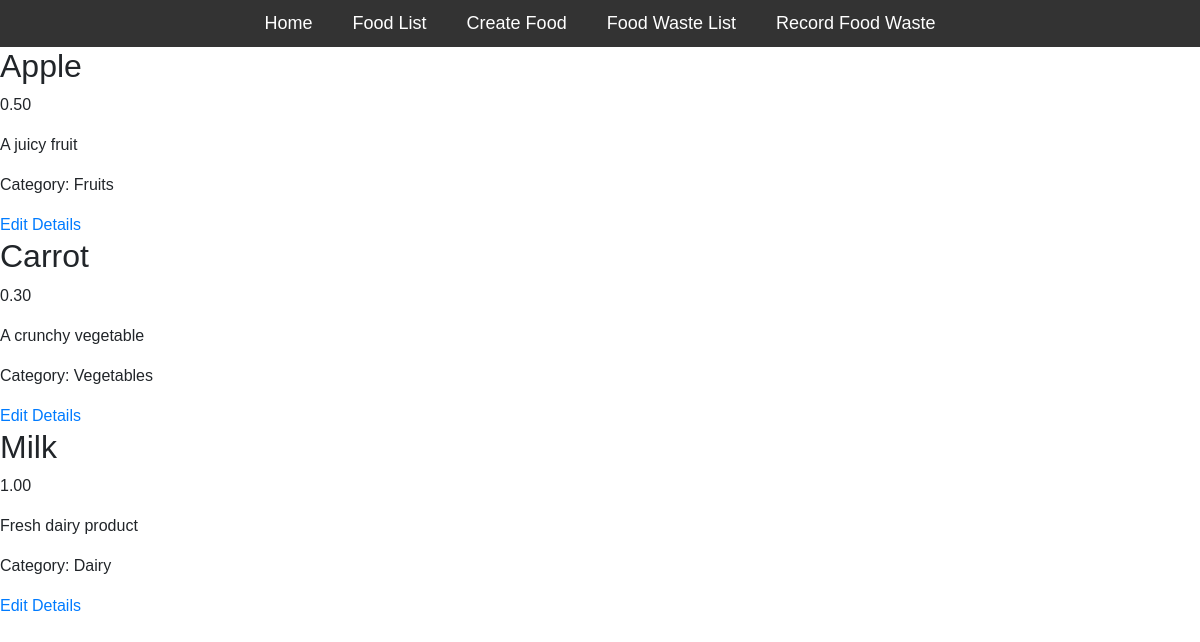
Screenshot of /food/ with the database file from the repository.
### myapp/models.py (models this page shows, shortened)
class Food(models.Model):
    name = models.CharField(max_length=200)
    category = models.ForeignKey(FoodCategory, on_delete=models.CASCADE)
    amount = models.DecimalField(max_digits=5, decimal_places=2)
    description = models.TextField()

class FoodCategory(models.Model):
    name = models.CharField(max_length=100)
    def __str__(self):
        return self.name

### myapp/views.py (the view)
# urls.py: path('food/', views.food_list, name='food_list'),
def food_list(request):
    foods = Food.objects.all()
    return render(request, 'myapp/food_list.html', {'foods': foods})

### myapp/templates/myapp/food_list.html
{% extends 'myapp/navbar.html' %}
{% block content %}
{% for food in foods %}
<h2>{{ food.name }}</h2>
<p>{{food.amount }}</p>
<p>{{ food.description }}</p>
<p>Category: {{ food.category }}</p>
<a href="{% url 'food_update' food.pk %}">Edit</a>
<a href="{% url 'food_detail' food.pk %}">Details</a>
{% endfor %}
{% endblock content %}

### myapp/templates/myapp/navbar.html (shortened to what this page needs)
{% load static %}
<!DOCTYPE html>
<html lang="en">
  <head>
    <link rel="stylesheet" href="https://cdn.jsdelivr.net/npm/bootstrap@4.3.1/dist/css/bootstrap.min.css"/>
    <link href="{% static 'css/main.css' %}" rel="stylesheet" type="text/css"/>
    <link
    href="http://cdnjs.cloudflare.com/ajax/libs/font-awesome/4.3.0/css/font-awesome.css"
    rel="stylesheet"  type='text/css'>
  </head>
  <body>
    <nav>
        <ul>
            <li><a href="{% url 'home' %}">Home</a></li>
            <li><a href="{% url 'food_list' %}">Food List</a></li>
            <li><a href="{% url 'food_create' %}">Create Food</a></li>
            <li><a href="{% url 'foodwaste_list' %}">Food Waste List</a></li>
            <li><a href="{% url 'foodwaste_create' %}">Record Food Waste</a></li>
        </ul>
    </nav>
    {% block content %}
    {% endblock content %}
  </body>
</html>

### static/css/main.css (style rules this page uses)
body { height: 100%; margin: 0; font-family: Arial, Helvetica, sans-serif; }
ul { padding: 0; list-style-type: none; }
.social-links ul, li { list-style-type: none; display: inline-block; }
body { margin: 0; padding: 0; }
nav { background-color: #333; color: #fff; display: flex; justify-content: center; align-items: center; padding: 10px; width: 100%; }
nav a { color: #fff; text-decoration: none; padding: 10px; transition: color 0.3s ease-in-out; font-size: 18px; }
nav ul { list-style: none; margin: 0; padding: 0; display: flex; justify-content: center; }
nav li { margin-right: 20px; }
nav li:last-child { margin-right: 0; }

### rows the page displays
Food: name "Apple", amount "0.50", description "A juicy fruit", category "Fruits"
Food: name "Carrot", amount "0.30", description "A crunchy vegetable", category "Vegetables"
Food: name "Milk", amount "1.00", description "Fresh dairy product", category "Dairy"
